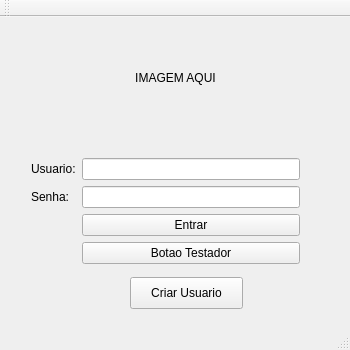
<?xml version="1.0" encoding="UTF-8"?>
<ui version="4.0">
 <class>telaLogin</class>
 <widget class="QMainWindow" name="telaLogin">
  <property name="geometry">
   <rect>
    <x>0</x>
    <y>0</y>
    <width>350</width>
    <height>350</height>
   </rect>
  </property>
  <property name="minimumSize">
   <size>
    <width>350</width>
    <height>350</height>
   </size>
  </property>
  <property name="maximumSize">
   <size>
    <width>350</width>
    <height>350</height>
   </size>
  </property>
  <property name="sizeIncrement">
   <size>
    <width>350</width>
    <height>350</height>
   </size>
  </property>
  <property name="baseSize">
   <size>
    <width>350</width>
    <height>350</height>
   </size>
  </property>
  <property name="windowTitle">
   <string>Pet Shop Management</string>
  </property>
  <property name="autoFillBackground">
   <bool>false</bool>
  </property>
  <widget class="QWidget" name="centralWidget">
   <widget class="QWidget" name="layoutWidget">
    <property name="geometry">
     <rect>
      <x>20</x>
      <y>130</y>
      <width>291</width>
      <height>130</height>
     </rect>
    </property>
    <layout class="QGridLayout" name="gridLayout">
     <item row="0" column="1">
      <widget class="QLineEdit" name="usuario_txt">
       <property name="autoFillBackground">
        <bool>false</bool>
       </property>
       <property name="clearButtonEnabled">
        <bool>true</bool>
       </property>
      </widget>
     </item>
     <item row="1" column="1">
      <widget class="QLineEdit" name="senha_txt">
       <property name="echoMode">
        <enum>QLineEdit::Password</enum>
       </property>
       <property name="clearButtonEnabled">
        <bool>true</bool>
       </property>
      </widget>
     </item>
     <item row="1" column="0">
      <widget class="QLabel" name="label_2">
       <property name="text">
        <string>Senha:</string>
       </property>
      </widget>
     </item>
     <item row="2" column="1">
      <layout class="QVBoxLayout" name="verticalLayout">
       <item>
        <widget class="QPushButton" name="btn_entrar">
         <property name="acceptDrops">
          <bool>true</bool>
         </property>
         <property name="text">
          <string>Entrar</string>
         </property>
        </widget>
       </item>
       <item>
        <widget class="QPushButton" name="btn_testador">
         <property name="text">
          <string>Botao Testador</string>
         </property>
        </widget>
       </item>
      </layout>
     </item>
     <item row="0" column="0">
      <widget class="QLabel" name="label">
       <property name="text">
        <string>Usuario:</string>
       </property>
      </widget>
     </item>
    </layout>
   </widget>
   <widget class="QLabel" name="Imagem_login">
    <property name="geometry">
     <rect>
      <x>120</x>
      <y>30</y>
      <width>111</width>
      <height>61</height>
     </rect>
    </property>
    <property name="text">
     <string>IMAGEM AQUI</string>
    </property>
    <property name="alignment">
     <set>Qt::AlignCenter</set>
    </property>
   </widget>
   <widget class="QPushButton" name="btn_Criar_Usuario">
    <property name="geometry">
     <rect>
      <x>130</x>
      <y>260</y>
      <width>113</width>
      <height>32</height>
     </rect>
    </property>
    <property name="text">
     <string>Criar Usuario</string>
    </property>
   </widget>
  </widget>
  <widget class="QMenuBar" name="menuBar">
   <property name="geometry">
    <rect>
     <x>0</x>
     <y>0</y>
     <width>350</width>
     <height>22</height>
    </rect>
   </property>
  </widget>
  <widget class="QToolBar" name="mainToolBar">
   <attribute name="toolBarArea">
    <enum>TopToolBarArea</enum>
   </attribute>
   <attribute name="toolBarBreak">
    <bool>false</bool>
   </attribute>
  </widget>
  <widget class="QStatusBar" name="statusBar">
   <property name="font">
    <font>
     <family>Arial</family>
     <pointsize>8</pointsize>
     <italic>true</italic>
    </font>
   </property>
  </widget>
 </widget>
 <layoutdefault spacing="6" margin="11"/>
 <resources/>
 <connections/>
</ui>
